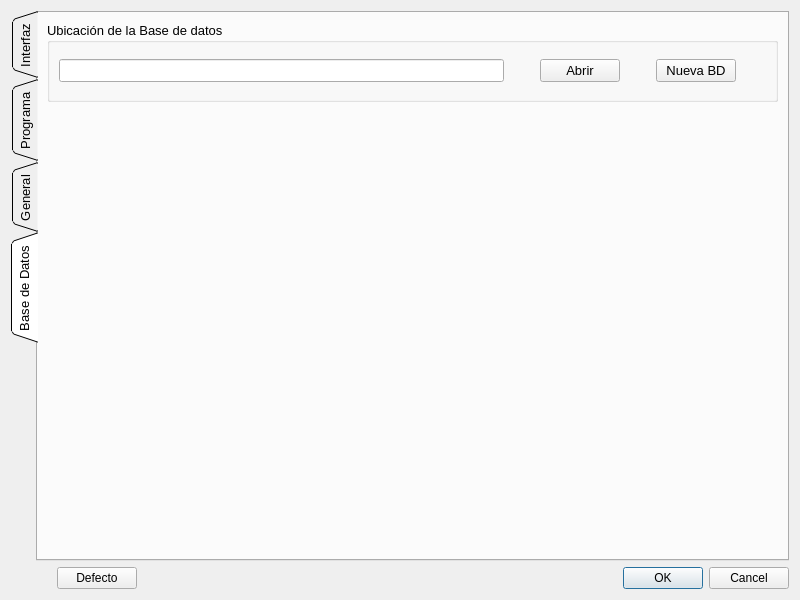
<?xml version="1.0" encoding="UTF-8"?>
<ui version="4.0">
 <class>Dialog</class>
 <widget class="QDialog" name="Dialog">
  <property name="geometry">
   <rect>
    <x>0</x>
    <y>0</y>
    <width>800</width>
    <height>600</height>
   </rect>
  </property>
  <property name="minimumSize">
   <size>
    <width>640</width>
    <height>480</height>
   </size>
  </property>
  <property name="windowTitle">
   <string>Configuración</string>
  </property>
  <layout class="QGridLayout" name="gridLayout">
   <item row="1" column="2">
    <spacer name="horizontalSpacer_2">
     <property name="orientation">
      <enum>Qt::Horizontal</enum>
     </property>
     <property name="sizeHint" stdset="0">
      <size>
       <width>242</width>
       <height>20</height>
      </size>
     </property>
    </spacer>
   </item>
   <item row="1" column="0">
    <spacer name="horizontalSpacer">
     <property name="orientation">
      <enum>Qt::Horizontal</enum>
     </property>
     <property name="sizeType">
      <enum>QSizePolicy::Fixed</enum>
     </property>
     <property name="sizeHint" stdset="0">
      <size>
       <width>40</width>
       <height>20</height>
      </size>
     </property>
    </spacer>
   </item>
   <item row="1" column="1">
    <widget class="QPushButton" name="sett_pb_default">
     <property name="text">
      <string>Defecto</string>
     </property>
    </widget>
   </item>
   <item row="1" column="3">
    <widget class="QDialogButtonBox" name="buttonBox">
     <property name="orientation">
      <enum>Qt::Horizontal</enum>
     </property>
     <property name="standardButtons">
      <set>QDialogButtonBox::Cancel|QDialogButtonBox::Ok</set>
     </property>
    </widget>
   </item>
   <item row="0" column="0" colspan="4">
    <widget class="QTabWidget" name="sett_tab_widget">
     <property name="font">
      <font>
       <pointsize>10</pointsize>
       <weight>50</weight>
       <bold>false</bold>
      </font>
     </property>
     <property name="tabPosition">
      <enum>QTabWidget::West</enum>
     </property>
     <property name="tabShape">
      <enum>QTabWidget::Triangular</enum>
     </property>
     <property name="currentIndex">
         <number>3</number>
     </property>
     <property name="iconSize">
      <size>
       <width>24</width>
       <height>24</height>
      </size>
     </property>
     <property name="elideMode">
      <enum>Qt::ElideMiddle</enum>
     </property>
     <property name="tabBarAutoHide">
      <bool>false</bool>
     </property>
     <widget class="QWidget" name="tab">
      <attribute name="title">
       <string>Interfaz</string>
      </attribute>
      <layout class="QGridLayout" name="gridLayout_2">
       <item row="0" column="1">
        <spacer name="horizontalSpacer_3">
         <property name="orientation">
          <enum>Qt::Horizontal</enum>
         </property>
         <property name="sizeType">
          <enum>QSizePolicy::Fixed</enum>
         </property>
         <property name="sizeHint" stdset="0">
          <size>
           <width>200</width>
           <height>20</height>
          </size>
         </property>
        </spacer>
       </item>
       <item row="0" column="0">
        <widget class="QGroupBox" name="groupBox">
         <property name="title">
          <string>Idioma</string>
         </property>
         <layout class="QGridLayout" name="gridLayout_3">
          <item row="0" column="0">
           <widget class="QComboBox" name="sett_combobox_1">
            <item>
             <property name="text">
              <string>Spanish(ES)</string>
             </property>
            </item>
            <item>
             <property name="text">
              <string>English(EN)</string>
             </property>
            </item>
            <item>
             <property name="text">
              <string>Dutch(NL)</string>
             </property>
            </item>
           </widget>
          </item>
         </layout>
        </widget>
       </item>
       <item row="1" column="0">
        <widget class="QGroupBox" name="groupBox_2">
         <property name="title">
          <string>Estilo Visual</string>
         </property>
         <layout class="QGridLayout" name="gridLayout_4">
          <item row="0" column="0">
           <widget class="QComboBox" name="sett_combobox_2"/>
          </item>
         </layout>
        </widget>
       </item>
      </layout>
     </widget>
     <widget class="QWidget" name="tab_2">
      <attribute name="title">
       <string>Programa</string>
      </attribute>
      <layout class="QGridLayout" name="gridLayout_6">
       <item row="0" column="0">
        <widget class="QScrollArea" name="scrollArea">
         <property name="widgetResizable">
          <bool>true</bool>
         </property>
         <widget class="QWidget" name="scrollAreaWidgetContents">
          <property name="geometry">
           <rect>
            <x>0</x>
            <y>0</y>
            <width>738</width>
            <height>527</height>
           </rect>
          </property>
         </widget>
        </widget>
       </item>
      </layout>
     </widget>
     <widget class="QWidget" name="tab_3">
      <attribute name="title">
       <string>General</string>
      </attribute>
      <layout class="QGridLayout" name="gridLayout_7">
       <item row="0" column="0">
        <widget class="QScrollArea" name="scrollArea_2">
         <property name="widgetResizable">
          <bool>true</bool>
         </property>
         <widget class="QWidget" name="scrollAreaWidgetContents_2">
          <property name="geometry">
           <rect>
            <x>0</x>
            <y>0</y>
            <width>738</width>
            <height>527</height>
           </rect>
          </property>
         </widget>
        </widget>
       </item>
      </layout>
     </widget>
     <widget class="QWidget" name="tab_4">
      <attribute name="title">
       <string>Base de Datos</string>
      </attribute>
      <layout class="QGridLayout" name="gridLayout_5">
       <item row="0" column="0">
        <widget class="QGroupBox" name="groupBox_3">
         <property name="minimumSize">
          <size>
           <width>0</width>
           <height>80</height>
          </size>
         </property>
         <property name="title">
          <string>Ubicación de la Base de datos</string>
         </property>
         <layout class="QGridLayout" name="gridLayout_8">
          <item row="0" column="0">
           <widget class="QLineEdit" name="sett_db_lineEdit">
            <property name="dragEnabled">
             <bool>true</bool>
            </property>
           </widget>
          </item>
          <item row="0" column="1">
           <spacer name="horizontalSpacer_4">
            <property name="orientation">
             <enum>Qt::Horizontal</enum>
            </property>
            <property name="sizeType">
             <enum>QSizePolicy::Preferred</enum>
            </property>
            <property name="sizeHint" stdset="0">
             <size>
              <width>30</width>
              <height>20</height>
             </size>
            </property>
           </spacer>
          </item>
          <item row="0" column="2">
           <widget class="QPushButton" name="sett_db__open_button">
            <property name="text">
             <string>Abrir</string>
            </property>
           </widget>
          </item>
          <item row="0" column="3">
           <spacer name="horizontalSpacer_5">
            <property name="orientation">
             <enum>Qt::Horizontal</enum>
            </property>
            <property name="sizeType">
             <enum>QSizePolicy::Preferred</enum>
            </property>
            <property name="sizeHint" stdset="0">
             <size>
              <width>30</width>
              <height>20</height>
             </size>
            </property>
           </spacer>
          </item>
          <item row="0" column="4">
           <widget class="QPushButton" name="sett_db__new_button">
            <property name="text">
             <string>Nueva BD</string>
            </property>
           </widget>
          </item>
          <item row="0" column="5">
           <spacer name="horizontalSpacer_6">
            <property name="orientation">
             <enum>Qt::Horizontal</enum>
            </property>
            <property name="sizeType">
             <enum>QSizePolicy::Preferred</enum>
            </property>
            <property name="sizeHint" stdset="0">
             <size>
              <width>30</width>
              <height>20</height>
             </size>
            </property>
           </spacer>
          </item>
         </layout>
        </widget>
       </item>
       <item row="1" column="0">
        <spacer name="verticalSpacer">
         <property name="orientation">
          <enum>Qt::Vertical</enum>
         </property>
         <property name="sizeHint" stdset="0">
          <size>
           <width>20</width>
           <height>320</height>
          </size>
         </property>
        </spacer>
       </item>
      </layout>
     </widget>
    </widget>
   </item>
  </layout>
 </widget>
 <resources/>
 <connections>
  <connection>
   <sender>buttonBox</sender>
   <signal>accepted()</signal>
   <receiver>Dialog</receiver>
   <slot>accept()</slot>
   <hints>
    <hint type="sourcelabel">
     <x>248</x>
     <y>254</y>
    </hint>
    <hint type="destinationlabel">
     <x>157</x>
     <y>274</y>
    </hint>
   </hints>
  </connection>
  <connection>
   <sender>buttonBox</sender>
   <signal>rejected()</signal>
   <receiver>Dialog</receiver>
   <slot>reject()</slot>
   <hints>
    <hint type="sourcelabel">
     <x>316</x>
     <y>260</y>
    </hint>
    <hint type="destinationlabel">
     <x>286</x>
     <y>274</y>
    </hint>
   </hints>
  </connection>
 </connections>
</ui>
